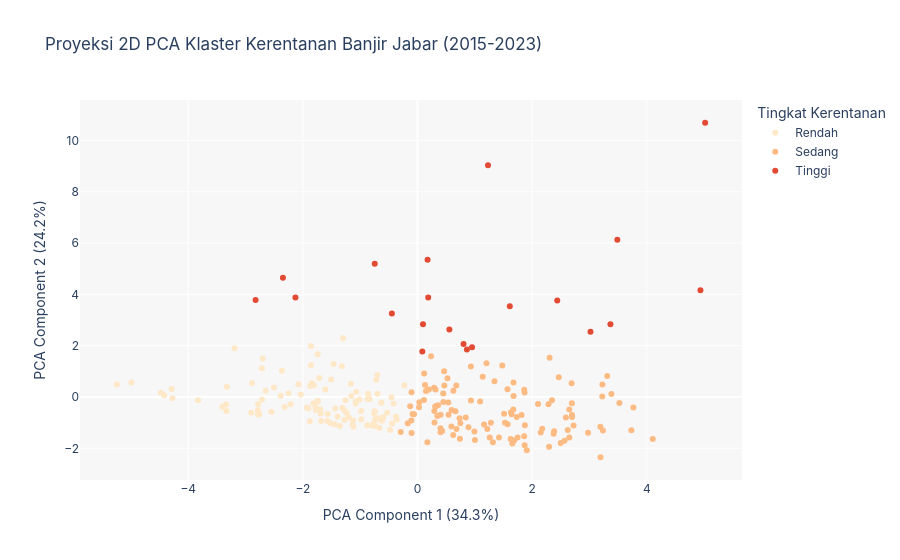

The notebook cell this image was saved under:
### Markdown cell above
### Visualisasi Tingkat Lanjut (Premium Visualizations)

Untuk menyajikan hasil klasterisasi dengan daya tarik visual yang tinggi (*premium aesthetics*), bagian ini menyajikan:
1. **PCA 2D Cluster Scatter Plot**: Memproyeksikan data multi-dimensi menjadi dua komponen utama agar kita bisa melihat bagaimana K-Means secara geometris membagi daerah-daerah tersebut.
2. **Radar Chart (Karakteristik Profil)**: Menampilkan profil rata-rata fitur yang terstandardisasi untuk setiap klaster. Ini membantu kita melihat secara langsung fitur apa yang paling dominan di setiap klaster.
3. **Box Plot Distribusi Fitur**: Memperlihatkan sebaran data riil dari fitur-fitur kunci seperti `jumlah_banjir`, `total_hari_hujan_ekstrem`, dan `jumlah_sampah_ton_per_tahun` untuk masing-masing klaster.

### Code cell
# Proyeksi PCA 2D
pca = PCA(n_components=2, random_state=42)
pca_coords = pca.fit_transform(scaled_array)
yearly_df['pca_1'] = pca_coords[:, 0]
yearly_df['pca_2'] = pca_coords[:, 1]

# Interactive Plotly Scatter Plot
fig_pca = px.scatter(
    yearly_df,
    x='pca_1',
    y='pca_2',
    color='cluster_label',
    color_discrete_map=COLOR_MAP,
    category_orders={"cluster_label": ["Rendah", "Sedang", "Tinggi"]},
    hover_data=['nama_clean', 'tahun', 'skor_kerentanan'],
    title="Proyeksi 2D PCA Klaster Kerentanan Banjir Jabar (2015-2023)"
)

fig_pca.update_layout(
    xaxis_title=f"PCA Component 1 ({pca.explained_variance_ratio_[0]*100:.1f}%)",
    yaxis_title=f"PCA Component 2 ({pca.explained_variance_ratio_[1]*100:.1f}%)",
    legend_title="Tingkat Kerentanan",
    plot_bgcolor='rgba(240,240,240,0.5)',
    paper_bgcolor='white',
    font=dict(family="Outfit, Inter, sans-serif", size=12)
)
fig_pca.show()

### Figure 1 — Plotly figure (JSON) as saved in the notebook; plotly's stock layout.template omitted (floating-point values rounded to 4 significant figures; data arrays with more than 128 entries replaced by an {"elided": "..."} marker saying what was removed)
{"data": [{"customdata": {"elided": "105x3 mixed values"}, "hovertemplate": "cluster_label=Rendah<br>pca_1=%{x}<br>pca_2=%{y}<br>nama_clean=%{customdata[0]}<br>tahun=%{customdata[1]}<br>skor_kerentanan=%{customdata[2]}<extra></extra>", "legendgroup": "Rendah", "marker": {"color": "#FEE8C8", "symbol": "circle"}, "mode": "markers", "name": "Rendah", "orientation": "v", "showlegend": true, "type": "scatter", "x": [-0.7003, -0.7185, -0.2286, -0.4552, -2.214, -0.8349, -1.259, -1.779, -1.321, -0.6318, -0.757, -1.161, -1.132, -0.4449, -0.3646, -0.5299, -0.8735, -1.695, -0.7463, -1.69, -0.8625, -1.279, -3.339, -0.6177, -1.844, -2.702, -1.861, -3.192, -1.904, -1.608, -2.386, -2.652, -2.716, -1.436, -1.744, -1.463, -1.816, -3.83, -3.326, -4.291, -5.246, -2.505, -1.742, -2.55, -4.992, -2.785, -1.015, -1.933, -1.568, -2.251, -2.763, -0.478, -1.525, -1.681, -1.772, -2.903, -2.319, -2.886, -1.299, -2.715, -2.079, -2.366, -1.714, -1.395, -0.3755, -0.7361, -1.235, -1.312, -0.8031, -1.443, -1.274, -0.9815, -0.7014, -0.6631, -0.671, -1.155, -1.858, -1.809, -0.5972, -0.6371, -2.786, -3.404, -0.7348, -3.335, -4.421, -4.275, -1.071, -1.574, -1.507, -4.478, -2.782, -1.87, -2.037, -1.741, -1.126, -0.8775, -1.2, -0.9831, -0.4174, -0.7573, -1.07, -1.078, -1.116, -1.354, -1.879], "xaxis": "x", "y": [0.1297, 0.6739, 0.4543, -0.006714, -0.2871, -0.08275, -0.1228, -0.4102, 1.197, -0.2287, -0.6327, 0.5169, -1.095, -1.036, -0.881, -0.6179, -0.08202, -0.491, -0.5588, -0.6396, 0.1297, -0.5262, -0.2959, -0.9281, 0.5339, 1.496, 1.235, 1.895, -0.4478, 0.2892, 0.04818, 0.2469, 1.116, -0.4473, -0.1863, 1.283, -0.2461, -0.1261, 0.3946, 0.3126, 0.4832, 0.3738, 1.669, -0.5717, 0.5665, -0.6778, -0.09957, -0.4213, -0.6603, 0.1478, -0.6765, -1.289, -1.017, -0.9384, -0.5071, -0.6176, -0.3867, 0.5465, 2.294, -0.1, 0.4951, 1.025, 0.7377, -0.7679, -0.7728, -0.8478, -0.6187, -0.4205, -1.112, -1.074, -0.8979, -0.8704, 0.8569, -1.208, -0.8165, 0.03584, 1.986, 0.4614, -0.7876, -0.9032, -0.5175, -0.3776, -1.141, -0.5437, 0.06365, -0.05274, -0.1654, -0.9399, 0.6792, 0.1662, -0.283, 0.4246, 0.09249, -0.1495, -0.9179, -1.098, -0.7905, -0.5439, -0.252, -1.018, 0.2079, -0.2535, -1.157, -1.13, -0.9467], "yaxis": "y"}, {"customdata": {"elided": "117x3 mixed values"}, "hovertemplate": "cluster_label=Sedang<br>pca_1=%{x}<br>pca_2=%{y}<br>nama_clean=%{customdata[0]}<br>tahun=%{customdata[1]}<br>skor_kerentanan=%{customdata[2]}<extra></extra>", "legendgroup": "Sedang", "marker": {"color": "#FDBB84", "symbol": "circle"}, "mode": "markers", "name": "Sedang", "orientation": "v", "showlegend": true, "type": "scatter", "x": [3.311, 0.03133, 3.226, 1.479, 0.6808, 3.766, 1.632, 1.573, 2.695, 1.675, 0.5238, 3.384, 0.5424, 3.224, 2.464, 1.862, 2.697, 1.163, 1.219, 4.105, 2.296, 2.621, -0.1707, 2.976, 0.8413, 0.2959, 3.523, 1.868, 2.589, 0.993, 3.733, 2.375, 1.64, 0.1478, 0.2364, 1.526, 0.6769, 0.289, 0.4506, 2.346, -0.1276, 2.305, 1.138, 1.571, -0.06019, 1.687, 0.3586, 1.203, 0.6626, 1.002, 0.4028, 0.748, 0.7325, 1.342, 0.1122, 0.1982, 1.093, 0.02598, 0.4684, 0.6259, 1.747, 1.873, 2.286, 1.28, 1.815, 0.5948, 0.3455, 2.648, 1.655, 2.176, 2.565, 0.9315, 0.1157, 0.1307, 2.104, 2.689, 1.677, -0.2926, 2.649, 0.7394, 0.6233, 3.193, 1.861, 2.15, -0.1065, 3.19, 0.4492, 0.9321, -0.105, 0.3105, 0.4639, 0.5363, 2.5, 0.4308, 1.731, 0.8895, 1.511, -0.1033, 3.235, 0.5914, 0.3139, -0.0862, 2.694, 2.723, 1.671, 2.384, 0.2937, 0.3153, 1.906, 1.26, 1.421, 1.625, 0.4014, 0.1719, 1.869, 0.4018, 1.316], "xaxis": "x", "y": [0.8184, -0.2072, 0.4829, 1.224, -1.245, -0.4103, -0.5956, -1.059, -0.7015, 0.5602, 0.7313, 0.1162, -0.6925, 0.02083, 0.7691, 0.2778, -0.7838, -1.07, -1.246, -1.638, -1.937, -1.287, -1.024, -1.392, -0.8033, -0.9962, -0.2336, 0.1774, -0.7945, -1.341, -1.296, -1.432, -0.6686, 0.2381, 1.588, -0.9998, 0.445, 0.3618, -0.1979, -0.1277, -0.3598, 1.532, 0.7879, 0.3058, -0.6708, -1.698, -0.3172, 1.32, -0.5513, -1.68, -0.6887, -1.021, -0.832, 0.6088, -0.118, 0.2879, -0.1714, -0.397, 0.4499, 0.2397, -1.577, -1.103, -0.2784, -1.007, -0.697, -0.5066, -0.7421, -0.4875, -1.81, -1.239, -1.708, 1.185, 0.9155, 0.4702, -0.2695, 0.5375, 0.0344, -1.363, -1.579, -1.628, -1.486, -2.348, -1.525, -1.382, -0.9135, -1.162, 0.1351, -0.1341, 0.1867, -0.3732, 1.006, -0.2162, -1.793, -1.325, -0.7815, -1.181, -0.652, -1.403, -1.304, -1.154, 0.2966, -0.6613, -0.2429, -1.109, -0.4871, -1.333, -0.5434, -0.3638, -2.07, -1.575, -1.576, -1.639, -1.217, -1.761, -1.884, -1.378, -1.768], "yaxis": "y"}, {"customdata": [["KABUPATEN BOGOR", 2017, 0.4612], ["KABUPATEN BOGOR", 2019, 0.4212], ["KABUPATEN BOGOR", 2020, 1.597], ["KABUPATEN BOGOR", 2021, 2.271], ["KABUPATEN BOGOR", 2022, 0.8728], ["KABUPATEN BOGOR", 2023, 0.4953], ["KABUPATEN SUKABUMI", 2021, 1.039], ["KABUPATEN SUKABUMI", 2022, 1.16], ["KABUPATEN BANDUNG", 2016, 1.749], ["KABUPATEN BANDUNG", 2017, 0.5528], ["KABUPATEN BANDUNG", 2018, -0.1235], ["KABUPATEN BANDUNG", 2019, -0.3718], ["KABUPATEN BANDUNG", 2020, 0.1549], ["KABUPATEN BANDUNG", 2021, 1.093], ["KABUPATEN BANDUNG", 2022, 0.3464], ["KABUPATEN BANDUNG", 2023, -0.2354], ["KABUPATEN GARUT", 2019, 0.439], ["KABUPATEN CIREBON", 2020, 0.9667], ["KABUPATEN KARAWANG", 2021, 0.4265], ["KABUPATEN KARAWANG", 2022, 0.2847], ["KABUPATEN BEKASI", 2020, 0.4049]], "hovertemplate": "cluster_label=Tinggi<br>pca_1=%{x}<br>pca_2=%{y}<br>nama_clean=%{customdata[0]}<br>tahun=%{customdata[1]}<br>skor_kerentanan=%{customdata[2]}<extra></extra>", "legendgroup": "Tinggi", "marker": {"color": "#E34A33", "symbol": "circle"}, "mode": "markers", "name": "Tinggi", "orientation": "v", "showlegend": true, "type": "scatter", "x": [0.5557, 0.08394, 3.486, 5.019, 2.438, 0.1756, 3.018, 3.366, 4.937, -0.7462, -2.13, -2.825, -0.4475, 1.23, 0.1869, -2.348, 0.09522, 1.611, 0.8033, 0.952, 0.862], "xaxis": "x", "y": [2.634, 1.769, 6.131, 10.69, 3.759, 5.351, 2.543, 2.838, 4.158, 5.195, 3.881, 3.778, 3.251, 9.029, 3.879, 4.651, 2.837, 3.532, 2.066, 1.936, 1.854], "yaxis": "y"}], "layout": {"font": {"family": "Outfit, Inter, sans-serif", "size": 12}, "legend": {"title": {"text": "Tingkat Kerentanan"}, "tracegroupgap": 0}, "paper_bgcolor": "white", "plot_bgcolor": "rgba(240,240,240,0.5)", "title": {"text": "Proyeksi 2D PCA Klaster Kerentanan Banjir Jabar (2015-2023)"}, "xaxis": {"anchor": "y", "domain": [0, 1], "title": {"text": "PCA Component 1 (34.3%)"}}, "yaxis": {"anchor": "x", "domain": [0, 1], "title": {"text": "PCA Component 2 (24.2%)"}}}}
